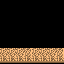

Below is a game level as drawn by its tile map, then a one-line description and the .tmx file that defines it, in full:
An orthogonal 2x2 tile map with 32x32 px tiles, 1 tile layer (Tile Layer 1) and 1 object (TestRectangle).

<map version="1.8" tiledversion="1.8.2" orientation="orthogonal" renderorder="right-down" width="2" height="2" tilewidth="32" tileheight="32" infinite="0" nextlayerid="5" nextobjectid="4">
 <tileset firstgid="1" source="jb-32-Tileset.tsx" />
 <layer id="1" name="Tile Layer 1" width="2" height="2">
  <data encoding="csv">
18,18,
20,20
</data>
 </layer>
 <objectgroup id="4" name="Object Layer 1">
  <object id="3" name="TestRectangle" x="15.3189" y="35.338" />
 </objectgroup>
</map>
